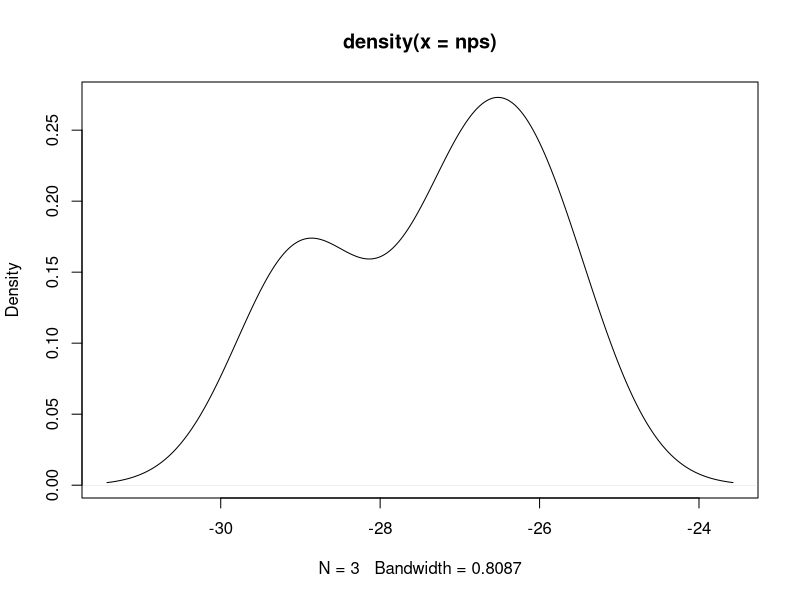

The R source for this figure:
#-----NPS Simulation-----
#Authored by Ian Frantz (www.ianfrantz.com)
#GPL License

outcomes = c(1:3)
nps <- c()    
x <- c()
for (i in 1:3) 
  {
  npssimulation <- sample(outcomes, size = 50, replace = TRUE, prob = c(.60,.20,.20))
    detractor <- subset(npssimulation, npssimulation == 1)
    passive <- subset (npssimulation, npssimulation == 2)
    promoter <- subset(npssimulation, npssimulation == 3)
    totalresp <- sum(length(promoter),length(detractor), length(passive))
    x <- (length(promoter) - length(detractor))
    x <- (x / length(totalresp))
  nps <- append(nps, x)
}
mean(nps)
npsdistribution <- density(nps)
plot (npsdistribution)

